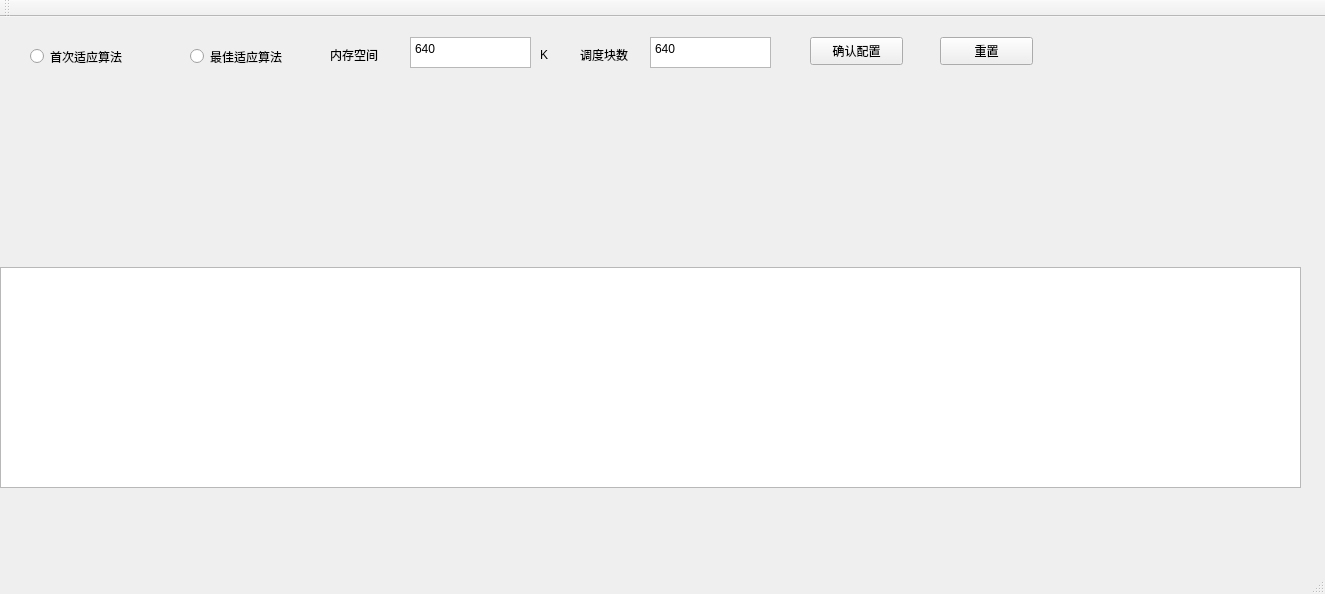
<?xml version="1.0" encoding="UTF-8"?>
<ui version="4.0">
 <class>MainWindow</class>
 <widget class="QMainWindow" name="MainWindow">
  <property name="geometry">
   <rect>
    <x>0</x>
    <y>0</y>
    <width>1325</width>
    <height>594</height>
   </rect>
  </property>
  <property name="windowTitle">
   <string/>
  </property>
  <widget class="QWidget" name="centralWidget">
   <widget class="QTextEdit" name="textEdit">
    <property name="geometry">
     <rect>
      <x>0</x>
      <y>250</y>
      <width>1301</width>
      <height>221</height>
     </rect>
    </property>
   </widget>
   <widget class="QRadioButton" name="Alg_1">
    <property name="geometry">
     <rect>
      <x>30</x>
      <y>30</y>
      <width>115</width>
      <height>19</height>
     </rect>
    </property>
    <property name="text">
     <string>首次适应算法</string>
    </property>
    <attribute name="buttonGroup">
     <string notr="true">buttonGroup</string>
    </attribute>
   </widget>
   <widget class="QPlainTextEdit" name="plainTextEdit">
    <property name="geometry">
     <rect>
      <x>410</x>
      <y>20</y>
      <width>121</width>
      <height>31</height>
     </rect>
    </property>
    <property name="plainText">
     <string>640</string>
    </property>
   </widget>
   <widget class="QLabel" name="label_4">
    <property name="geometry">
     <rect>
      <x>540</x>
      <y>30</y>
      <width>60</width>
      <height>16</height>
     </rect>
    </property>
    <property name="sizePolicy">
     <sizepolicy hsizetype="Fixed" vsizetype="Preferred">
      <horstretch>0</horstretch>
      <verstretch>0</verstretch>
     </sizepolicy>
    </property>
    <property name="text">
     <string>K</string>
    </property>
   </widget>
   <widget class="QRadioButton" name="Alg_2">
    <property name="geometry">
     <rect>
      <x>190</x>
      <y>30</y>
      <width>115</width>
      <height>19</height>
     </rect>
    </property>
    <property name="text">
     <string>最佳适应算法</string>
    </property>
    <attribute name="buttonGroup">
     <string notr="true">buttonGroup</string>
    </attribute>
   </widget>
   <widget class="QLabel" name="label_3">
    <property name="geometry">
     <rect>
      <x>330</x>
      <y>30</y>
      <width>60</width>
      <height>16</height>
     </rect>
    </property>
    <property name="sizePolicy">
     <sizepolicy hsizetype="Fixed" vsizetype="Preferred">
      <horstretch>0</horstretch>
      <verstretch>0</verstretch>
     </sizepolicy>
    </property>
    <property name="text">
     <string>内存空间</string>
    </property>
   </widget>
   <widget class="QPushButton" name="resetBtn">
    <property name="geometry">
     <rect>
      <x>940</x>
      <y>20</y>
      <width>93</width>
      <height>28</height>
     </rect>
    </property>
    <property name="sizePolicy">
     <sizepolicy hsizetype="Fixed" vsizetype="Fixed">
      <horstretch>0</horstretch>
      <verstretch>0</verstretch>
     </sizepolicy>
    </property>
    <property name="text">
     <string>重置</string>
    </property>
   </widget>
   <widget class="QPushButton" name="configureBtn">
    <property name="geometry">
     <rect>
      <x>810</x>
      <y>20</y>
      <width>93</width>
      <height>28</height>
     </rect>
    </property>
    <property name="sizePolicy">
     <sizepolicy hsizetype="Fixed" vsizetype="Fixed">
      <horstretch>0</horstretch>
      <verstretch>0</verstretch>
     </sizepolicy>
    </property>
    <property name="text">
     <string>确认配置</string>
    </property>
   </widget>
   <widget class="QLabel" name="label_5">
    <property name="geometry">
     <rect>
      <x>580</x>
      <y>30</y>
      <width>60</width>
      <height>16</height>
     </rect>
    </property>
    <property name="sizePolicy">
     <sizepolicy hsizetype="Fixed" vsizetype="Preferred">
      <horstretch>0</horstretch>
      <verstretch>0</verstretch>
     </sizepolicy>
    </property>
    <property name="text">
     <string>调度块数</string>
    </property>
   </widget>
   <widget class="QPlainTextEdit" name="plainTextEdit_2">
    <property name="geometry">
     <rect>
      <x>650</x>
      <y>20</y>
      <width>121</width>
      <height>31</height>
     </rect>
    </property>
    <property name="plainText">
     <string>640</string>
    </property>
   </widget>
  </widget>
  <widget class="QMenuBar" name="menuBar">
   <property name="geometry">
    <rect>
     <x>0</x>
     <y>0</y>
     <width>1325</width>
     <height>26</height>
    </rect>
   </property>
  </widget>
  <widget class="QToolBar" name="mainToolBar">
   <attribute name="toolBarArea">
    <enum>TopToolBarArea</enum>
   </attribute>
   <attribute name="toolBarBreak">
    <bool>false</bool>
   </attribute>
  </widget>
  <widget class="QStatusBar" name="statusBar"/>
 </widget>
 <layoutdefault spacing="6" margin="11"/>
 <resources/>
 <connections/>
 <buttongroups>
  <buttongroup name="buttonGroup"/>
 </buttongroups>
</ui>
